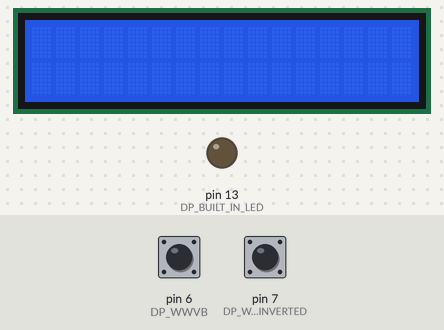
A sketch run on a simulated Arduino Uno, built with avr-gcc and run on an emulated ATmega328P. Shown: 16×2 character LCD, output pins drawn as LEDs (lit = HIGH). The test bench sets the inputs (shaded band); at power-on: pin 6 (DP_WWVB) HIGH, pin 7 (DP_WWVB_INVERTED) HIGH.

Above: at 1.2 s.
1.3 s: pin 6 (DP_WWVB) pulled LOW for 0.15 s
At 2.2 s:
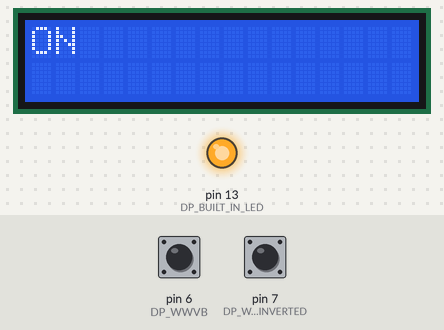
2.9 s: pin 7 (DP_WWVB_INVERTED) pulled LOW for 0.15 s
At 3.5 s:
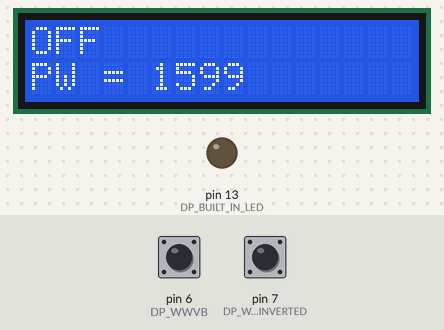
4.5 s: pin 6 (DP_WWVB) pulled LOW for 1 s
At 5.9 s:
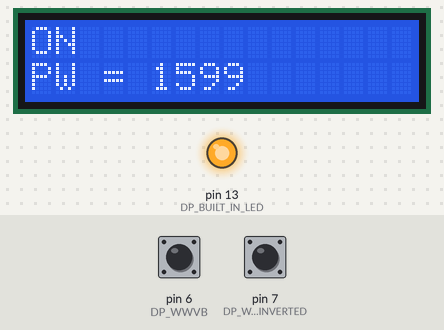
7.0 s: pin 7 (DP_WWVB_INVERTED) pulled LOW for 1 s
At 7.8 s:
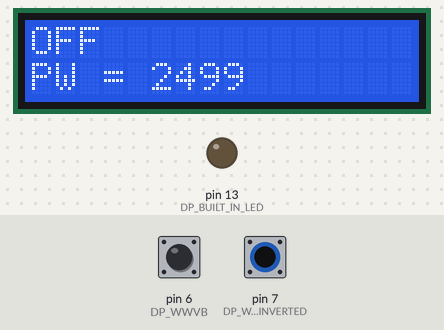
Timing chart, 0 to 10.0 s (numbered marks = the images above; inputs shaded):
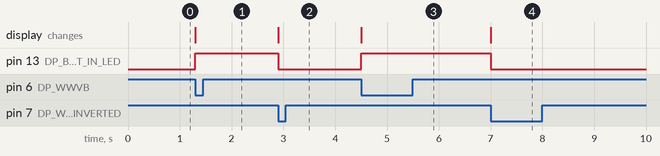

Measured:
- after the input at 1.3 s, pin 13 (DP_BUILT_IN_LED): LOW → HIGH at once; the display: changes at once (image 1)
- after the input at 2.9 s, pin 13 (DP_BUILT_IN_LED): HIGH → LOW at once; the display: changes at once (image 2)
- after the input at 4.5 s, pin 13 (DP_BUILT_IN_LED): LOW → HIGH at once; the display: changes at once (image 3)
- after the input at 7.0 s, pin 13 (DP_BUILT_IN_LED): HIGH → LOW at once; the display: changes at once (image 4)

The sketch:

RadioTime.ino
```cpp
// (licence header left out)
#include "MicroTimer.h"
#include <LiquidCrystal.h>

// ----------------------------------------------------------------------------------------------------
// Some constants are herein #defined or enumerated rather than instantiated as const to avoid using
// memory unless the values are actually used in the code below. Mileage depends on quality of linker
// and rather than tempt fate we just revert to old habits.
// ----------------------------------------------------------------------------------------------------

// ----------------------------------------------------------------------------------------------------
// Pin assignments - enumeration simply to group them nicely
// NOTE: built-in and PWMs can be allocated for any purpose, and as such the comments simply keep
// thing visible to readers so we understand any potential conflicts. Read the specs to see what
// other functions overlap the
// ----------------------------------------------------------------------------------------------------
enum DigitalPins
{
  DP_RX            = 0,    // Arduino built in function
  DP_TX            = 1,    // Arduino built in function

  DP_LCD_D7       = 2,

  DP_LCD_D6       = 3,    // PWM

  DP_LCD_D5       = 4,

  DP_LCD_D4       = 5,    // PWM

  DP_WWVB          = 6,    // PWM
  DP_WWVB_INVERTED = 7,
  DP_UNUSED8       = 8,

  DP_UNUSED9       = 9,    // PWM

  DP_UNUSED10      = 10,   // PWM
  DP_LCD_EN        = 11,   // PWM
  DP_LCD_RS        = 12,

  DP_BUILT_IN_LED  = 13,   // Arduino built in function

  DP_MAX_NUMBER_OF_PINS,
  DP_BOGUS                 // A value to recognize when none of the above is indicated.
};

// ----------------------------------------------------------------------------------------------------
// ----------------------------------------------------------------------------------------------------
enum AnalogPins
{
  AP_RANDOM_SEED  = 0,    // See notations where this is used, below
  AP_UNUSED1      = 1,
  AP_UNUSED2      = 2,
  AP_UNUSED3      = 3,
  AP_UNUSED4      = 4,
  AP_UNUSED5      = 5,

  AP_MAX_NUMBER_OF_PINS,
  AP_BUGUS

};


#define EVER (;;)
#define DIM(x)  (sizeof(x)/sizeof(x[0]))
#define LAST(x) (DIM(x)-1)

// ----------------------------------------------------------------------------------------------------
// Finally! The setup routine runs once at power-on/reset:
// ----------------------------------------------------------------------------------------------------
LiquidCrystal lcd(DP_LCD_RS, DP_LCD_EN, DP_LCD_D4, DP_LCD_D5, DP_LCD_D6, DP_LCD_D7);

void setup()
{
    // set up the LCD's number of columns and rows:
  lcd.begin(16, 2);

  pinMode(DP_BUILT_IN_LED, OUTPUT);
  pinMode(DP_WWVB, INPUT_PULLUP);
  pinMode(DP_WWVB_INVERTED, INPUT_PULLUP);

  lcd.println("Hello Radio");
  lcd.print("OUT = ");
  lcd.print(DP_WWVB);
  lcd.print("~OUT = ");
  lcd.print(DP_WWVB_INVERTED);
  lcd.clear();

}

// ----------------------------------------------------------------------------------------------------
// The loop routine runs over and over again forever:
// ----------------------------------------------------------------------------------------------------
bool on = false;
MicroTimer timer;
long long pw = 0;
void loop()
{
    // Active low output from OUT (~OUT is active high)... yeah, that is backwards, live with it.
    // The reason is the radio signal power drops 17 dB to signal the bit (at 1 Hz)
    // 200 ms dropout = 0
    // 500 ms dropout = 1
    // 800 ms dropout = mark (end of 10 second interval and first mark at minute)
    // Note: The end/start of minute is two (2) 800 ms marks in a row.
    if (digitalRead(DP_WWVB) == 0 && digitalRead(DP_WWVB_INVERTED) == 1)
    {
      // Pulse in progress
      // Check if we reported it
      if (! on)
      {
        // reset timer on edge
        timer.mark();
        on = true;
        lcd.setCursor(0,0);
        lcd.print("ON ");
      }
      digitalWrite(DP_BUILT_IN_LED, 1);
    }
    else if (digitalRead(DP_WWVB) == 1 && digitalRead(DP_WWVB_INVERTED) == 0)
    {
      // Idle again
      // Check if we reported it
      if (on)
      {
        // Read the timer to compute the pulse width (in microseconds)
        pw = timer.read();
        on = false;
        lcd.setCursor(0,0);
        lcd.print("OFF");
        lcd.setCursor(0,1);
        lcd.print("PW = ");
        lcd.print((int)(pw/1000));
      }
      digitalWrite(DP_BUILT_IN_LED, 0);
    }
}
```

MicroTimer.h
```cpp
// (licence header left out)
class MicroTimer
{
  public:
    // ----------------------------------------------------------------------------------------------------
    // Constructor - implements vitual reset in a manner that is efficient at construction, yet transparent
    // in syntax.
    // ----------------------------------------------------------------------------------------------------
    MicroTimer()
    {
      reset(true);
    }

    // ----------------------------------------------------------------------------------------------------
    // reset - transparent interface for both constrution and general reset conditions
    // ----------------------------------------------------------------------------------------------------
    void reset(bool isConstructor = false)
    {
      if (isConstructor)
      {
        upperTime_ = 0;
        lowerTime_ = 0;
        lastLowerTime_ = 0;
      }

      unmark();
    }

    // ----------------------------------------------------------------------------------------------------
    // mark - makes the current absolute time the local zero such that read() is in terms of the mark.
    // ----------------------------------------------------------------------------------------------------
    void mark()
    {
      unmark();
      markTime_ = read();
    }

    // ----------------------------------------------------------------------------------------------------
    // unmark - removes any previous mark such that the read() is in terms of absolute time.
    // ----------------------------------------------------------------------------------------------------
    void unmark()
    {
      markTime_ = 0;
    }

    // ----------------------------------------------------------------------------------------------------
    // read - reads the desired time base, compensating for rollover and any marked times.
    //
    // The function returns signed values to allow simplified arithmetic in measuring time deltas for
    // which a negative time is allowable.
    //
    // NOTE: This read takes about 36 usec on an Uno Rev 3, but has the advantage that it manages the
    // rollover, thus we have a timer precise to approximately 0.036 msec but will not roll over for
    // a really long time (i.e., > 500,000 years), which is way better than every 70 minutes, with
    // sub-millisecond precision. A good compromise.
    // ----------------------------------------------------------------------------------------------------
    long long read()
    {
      lastLowerTime_ = lowerTime_;
      lowerTime_ = micros();
      if (lowerTime_ < lastLowerTime_)
      {
        ++upperTime_;
      }

      time_ = lowerTime_;
      time_ += ((long long)upperTime_)<<32;
      return time_ - markTime_;
    }

    // ----------------------------------------------------------------------------------------------------
    // print - sends the time value to the Serial interface
    //
    // This function is provided because Serial.print does not natively support long long (int64_t) types.
    // Adding support to the underlying Print interface through the stdio printf semantics consume much
    // valuable code space for minimal utility. Instead we provide this simple conversion
    //
    // NOTE: This function is still somewhat time consuming because of the wide numerical semantics on
    // and 8-bit processor and the use of a divide operator, but you've got to do what you've got to do
    // if you want to see the value in a meaningful form.
    // ----------------------------------------------------------------------------------------------------
    void print(long long aTime_us) // Pass by reference does not seem to work here
    {
      long long upperTime = aTime_us / 1000000000LL;
      if (upperTime != 0)
      {
        Serial.print((long)upperTime);
      }

      long sign = 1;
      if (upperTime < 0)
      {
        sign = -1;
      }
      Serial.print((long)(sign * (aTime_us - (upperTime * 1000000000LL))));
    }
    void print(void)
    {
      print(read());
    }
    void println(long long aTime_us)
    {
      print(aTime_us);
      Serial.println("");
    }
    void println(void)
    {
      print();
      Serial.println("");
    }

  protected:
    unsigned long upperTime_;
    unsigned long lowerTime_;
    long long time_;
    unsigned long lastLowerTime_;
    long long markTime_;

  private:
};
```
